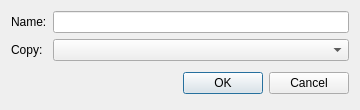
<?xml version="1.0" encoding="UTF-8"?>
<ui version="4.0">
 <class>NewDialog</class>
 <widget class="QDialog" name="NewDialog">
  <property name="enabled">
   <bool>true</bool>
  </property>
  <property name="geometry">
   <rect>
    <x>0</x>
    <y>0</y>
    <width>360</width>
    <height>110</height>
   </rect>
  </property>
  <property name="minimumSize">
   <size>
    <width>360</width>
    <height>110</height>
   </size>
  </property>
  <property name="windowTitle">
   <string>Dialog</string>
  </property>
  <layout class="QVBoxLayout" name="verticalLayout">
   <item>
    <widget class="QWidget" name="widget" native="true">
     <layout class="QFormLayout" name="formLayout">
      <property name="leftMargin">
       <number>0</number>
      </property>
      <property name="topMargin">
       <number>0</number>
      </property>
      <property name="rightMargin">
       <number>0</number>
      </property>
      <property name="bottomMargin">
       <number>0</number>
      </property>
      <item row="0" column="0">
       <widget class="QLabel" name="label">
        <property name="text">
         <string>Name:</string>
        </property>
       </widget>
      </item>
      <item row="0" column="1">
       <widget class="QLineEdit" name="name"/>
      </item>
      <item row="1" column="0">
       <widget class="QLabel" name="label_2">
        <property name="text">
         <string>Copy:</string>
        </property>
       </widget>
      </item>
      <item row="1" column="1">
       <widget class="QComboBox" name="copy"/>
      </item>
     </layout>
    </widget>
   </item>
   <item alignment="Qt::AlignRight">
    <widget class="QWidget" name="widget_2" native="true">
     <layout class="QHBoxLayout" name="horizontalLayout">
      <property name="leftMargin">
       <number>0</number>
      </property>
      <property name="topMargin">
       <number>0</number>
      </property>
      <property name="rightMargin">
       <number>0</number>
      </property>
      <property name="bottomMargin">
       <number>0</number>
      </property>
      <item>
       <widget class="QPushButton" name="btnOk">
        <property name="text">
         <string>OK</string>
        </property>
        <property name="default">
         <bool>true</bool>
        </property>
       </widget>
      </item>
      <item>
       <widget class="QPushButton" name="btnCancel">
        <property name="text">
         <string>Cancel</string>
        </property>
       </widget>
      </item>
     </layout>
    </widget>
   </item>
  </layout>
 </widget>
 <resources/>
 <connections/>
</ui>
